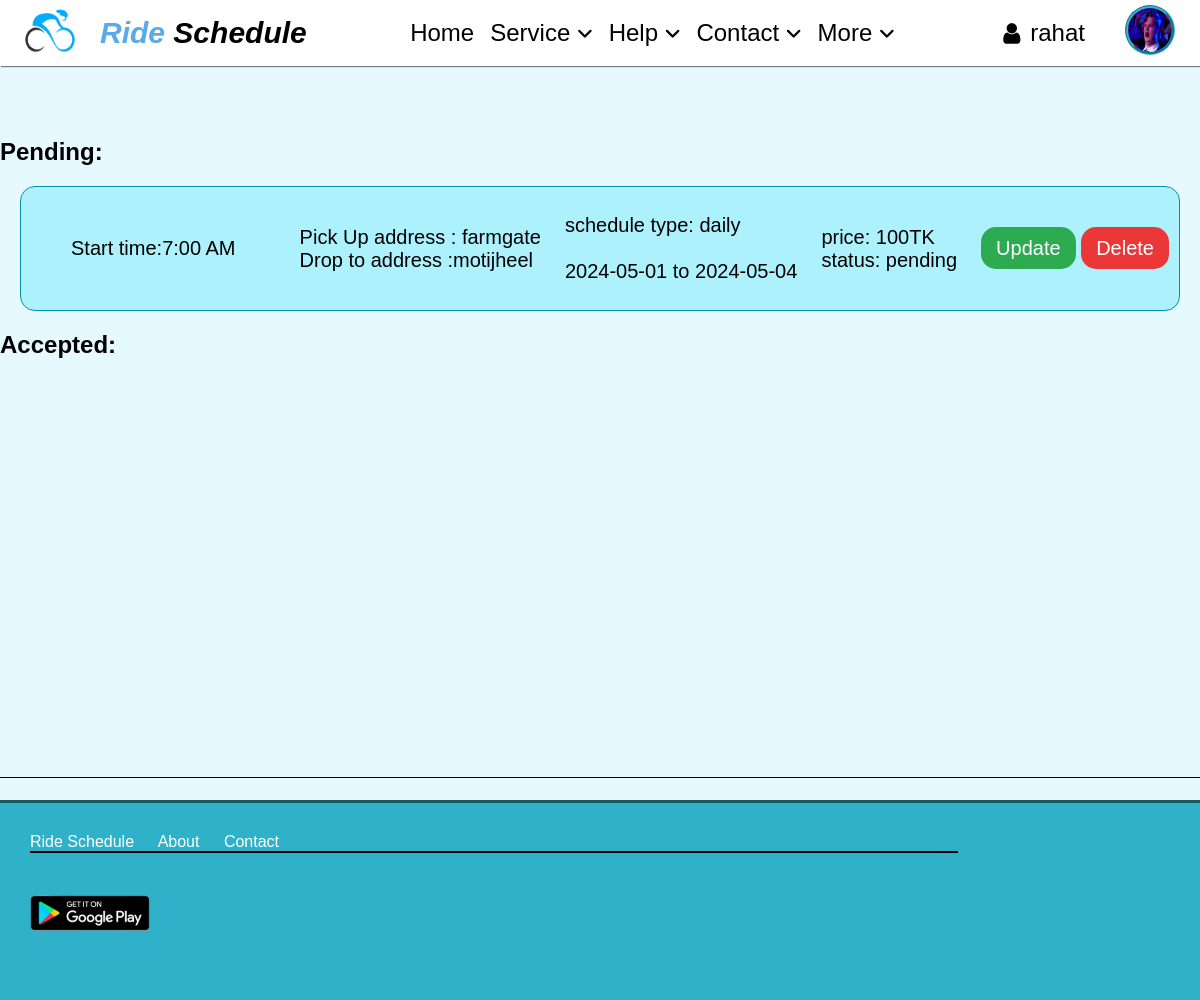
/allPostSchedule (signed in), run on an earlier commit of the app's database.
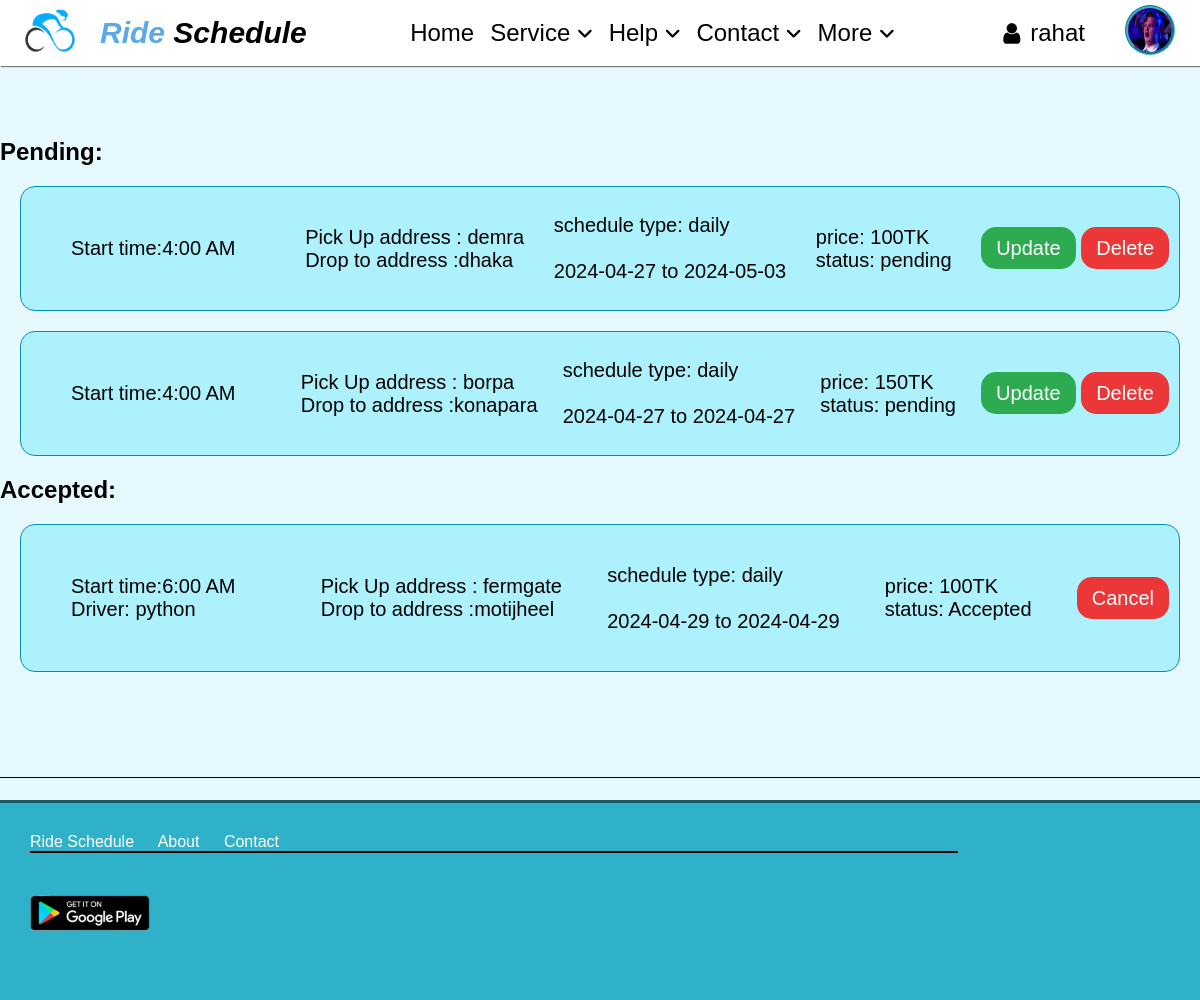
And on a later commit of the database.
### main/models.py (models this page shows, shortened)
class Schedule(models.Model):
    rider_id = models.ForeignKey(Profile,on_delete=models.CASCADE)
    driver_id = models.CharField(blank=True,null=True,max_length=20)
    pickUp_time = models.CharField(max_length=10)
    pickup_from = models.CharField(max_length=50)
    drop_to = models.CharField(max_length=50)
    pending = models.BooleanField(default=True)
    schedule_type = (
        ('daily','daily'),
        ('weekly', 'weekly'),
        ('monthly', 'monthly'),
        ('custom', 'custom'))
    type_of_schedule = models.CharField(max_length=10,choices=schedule_type,blank=True,null=True)
    price = models.IntegerField(blank=True, null=True)
    startDate = models.CharField(max_length=30,blank=True,null=True)
    endDate = models.CharField(max_length=30,blank=True,null=True)
    weeks = models.CharField(max_length=30,blank=True,null=True)

### main/views.py (the view)
# urls.py: path('allPostSchedule',a_view.allPostSchedule, name='allPostSchedule'),
@login_required(login_url='login')
def allPostSchedule(request):
    schedulePost = Schedule.objects.all().order_by("pickUp_time")
    posts = {
        'schedulePost': schedulePost,
    }
    return render(request,'schedule/allPostSchedule.html',posts)

### templates/schedule/allPostSchedule.html (shortened to what this page needs)
{% extends "../base/base.html" %}
{% load static %}
{% block content %}
{% if request.user.profile.isRider %}
<div class="post-box">
    <h2>Pending:</h2>
    {% for p in schedulePost %}
        {% if p.rider_id == request.user.profile and p.pending %}
        <div class="post">
            <div class="sTime"> Start time:{{p.pickUp_time}}</div>
            <div>
                <span>Pick Up address : {{p.pickup_from}}</span><br>
                <span>Drop to address :{{p.drop_to}}</span>
            </div>
            <div> schedule type: {{p.type_of_schedule}}<br><br>
                {{p.startDate}} to {{p.endDate}}
            </div>
            <div>
                price: {{p.price}}TK<br>
                status: pending
            </div>
            <div>
                <td><a href="{% url 'updateSchedule' p.id %}" class="confirmButton">Update</a></td>
                <td><a href="{% url 'deleteSchedule' p.id %}" class="deleteButton">Delete</a></td>
            </div>
        </div>
        {% endif %}
    {% endfor %}
    <h2>Accepted:</h2>
    {% for p in schedulePost %}
        {% if p.rider_id == request.user.profile %}
            {% if p.pending %}
            {% else %}
            <div class="post">
                <div class="sTime"> Start time:{{p.pickUp_time}}<br>
                    <span>Driver: {{p.driver_id}}</span>
                </div>
                <div>
                    <span>Pick Up address : {{p.pickup_from}}</span><br>
                    <span>Drop to address :{{p.drop_to}}</span>
                </div>
                <div> schedule type: {{p.type_of_schedule}}<br><br>
                    {{p.startDate}} to {{p.endDate}}
                </div>
                <div>
                    price: {{p.price}}TK<br>
                    status: Accepted
                </div>
                <div>
                    <td><a href="{% url 'deleteSchedule' p.id %}" class="deleteButton">Cancel</a></td>
                </div>
            </div>
            {% endif %}
        {% endif %}
    {% endfor %}
</div>
{% endif %}
{% endblock %}

What changed in the data, as far as the page shows it:
removed Schedule: pickUp_time "7:00 AM", pickup_from "farmgate", drop_to "motijheel", type_of_schedule "daily", startDate "2024-05-01", endDate "2024-05-04", price "100", shown under "Pending:"
added Schedule: pickUp_time "4:00 AM", pickup_from "demra", drop_to "dhaka", type_of_schedule "daily", startDate "2024-04-27", endDate "2024-05-03", price "100", shown under "Pending:"
added Schedule: pickUp_time "4:00 AM", pickup_from "borpa", drop_to "konapara", type_of_schedule "daily", startDate "2024-04-27", endDate "2024-04-27", price "150", shown under "Pending:"
added Schedule: pickUp_time "6:00 AM", driver_id "python", pickup_from "fermgate", drop_to "motijheel", type_of_schedule "daily", startDate "2024-04-29", endDate "2024-04-29", price "100", shown under "Accepted:"
